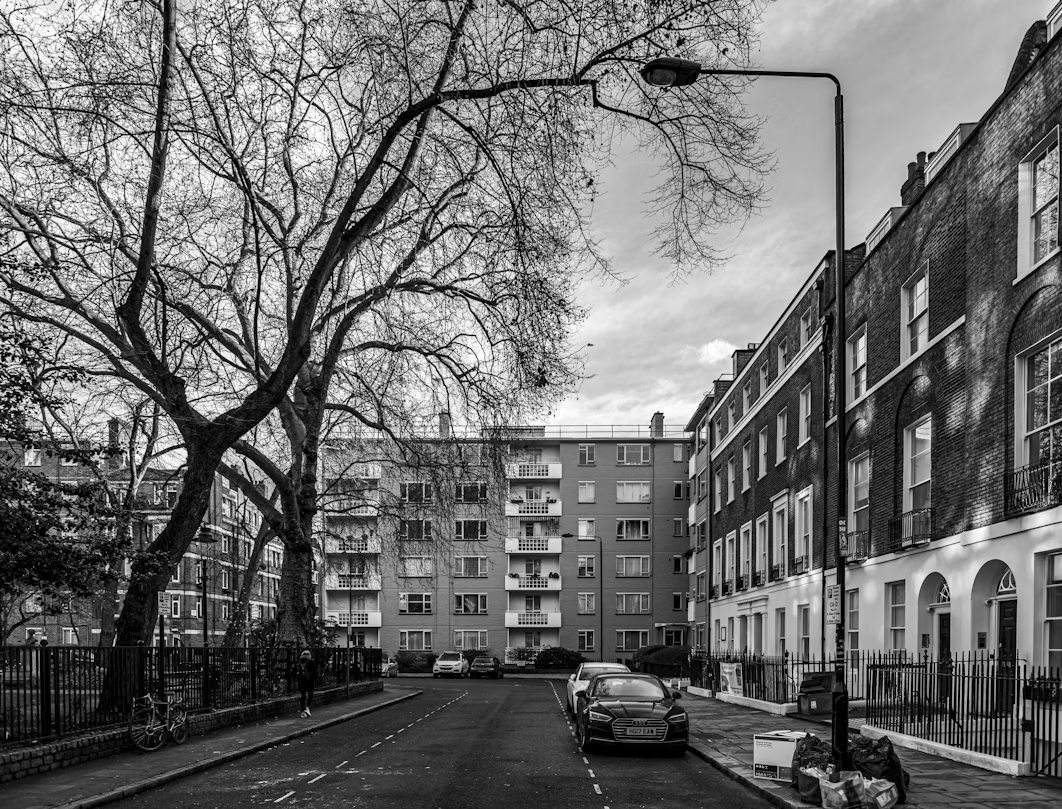
#> input picture code3_D/chap4/grayscale_image.jpg, 1062 x 809 px
$ python task4.py
#> lines starting #> are read from the running program, lines starting #| are printed output that depends on the picture
import cv2
import numpy as np
import matplotlib.pyplot as plt
from matplotlib.colors import LogNorm

def main():
    # Load a grayscale image
    image_path = 'grayscale_image.jpg'
    original_img = cv2.imread(image_path, cv2.IMREAD_GRAYSCALE)
#> original_img is the input picture: shape (809, 1062); min 0, max 255, mean 108.4

    if original_img is None:
        print("Creating a sample image for demonstration...")
        original_img = create_sample_image()
    else:
        print(f"Successfully loaded image with shape: {original_img.shape}")
#| Successfully loaded image with shape: (809, 1062)

    # Resize if image is too large for better visualization
    if max(original_img.shape) > 512:
        original_img = cv2.resize(original_img, (512, 512))
#> original_img: shape (512, 512)

    # Task 1: Fourier Transform and Spectrum Visualization
    print("\n=== TASK 1: Fourier Transform and Spectrum Visualization ===")
    fft_shift, magnitude_spectrum = perform_fourier_transform(original_img)

    # Task 2: Low-Pass Filtering
    print("\n=== TASK 2: Low-Pass Filtering in Frequency Domain ===")
    perform_low_pass_filtering(original_img, fft_shift)

    # Task 3: High-Pass Filtering
    print("\n=== TASK 3: High-Pass Filtering in Frequency Domain ===")
    perform_high_pass_filtering(original_img, fft_shift)

    # Task 4: Notch Filtering
    print("\n=== TASK 4: Notch Filtering for Periodic Noise Removal ===")
    perform_notch_filtering(original_img)

def create_sample_image():
    """Create a sample image with clear features for frequency domain analysis"""
    size = 512
    img = np.zeros((size, size), dtype=np.uint8)

    # Add a rectangle (low frequency component)
    cv2.rectangle(img, (150, 150), (350, 350), 200, -1)

    # Add some text (high frequency components)
    font = cv2.FONT_HERSHEY_SIMPLEX
    cv2.putText(img, 'IP', (200, 256), font, 2, 100, 3, cv2.LINE_AA)

    # Add a gradient (varying frequencies)
    for i in range(size):
        img[i, :] = np.clip(img[i, :] + (i * 50 // size), 0, 255)

    return img

def perform_fourier_transform(img):
    """Compute and display the 2D Fourier Transform"""
    # Convert image to float32 for FFT
    f = np.float32(img)

    # Compute the 2D Fourier Transform
    fft = np.fft.fft2(f)

    # Shift the zero frequency component to the center
    fft_shift = np.fft.fftshift(fft)

    # Compute magnitude spectrum
    magnitude_spectrum = np.abs(fft_shift)

    # Apply logarithmic scaling for better visualization
    log_spectrum = np.log(1 + magnitude_spectrum)

    # Display results
    plt.figure(figsize=(15, 6))
    plt.suptitle('Fourier Transform and Frequency Spectrum', fontsize=16, fontweight='bold')

    plt.subplot(1, 2, 1)
    plt.imshow(img, cmap='gray')
    plt.title('Original Image')
    plt.axis('off')

    plt.subplot(1, 2, 2)
    plt.imshow(log_spectrum, cmap='viridis')
    plt.title('Magnitude Spectrum (Log Scale)')
    plt.colorbar()
    plt.axis('off')

    plt.tight_layout()
    plt.show()

    # Frequency component explanation
    print("Frequency Components Significance:")
    print("- Low frequencies (center of spectrum): Represent smooth areas, overall shape, and gradual intensity changes")
    print("- High frequencies (edges of spectrum): Represent fine details, edges, noise, and rapid intensity changes")
    print("- Bright spots in spectrum: Correspond to dominant spatial frequencies in the image")
    print("- The orientation of features in spectrum corresponds to the orientation of edges in the spatial domain")

    return fft_shift, magnitude_spectrum

def create_ideal_lowpass_filter(shape, cutoff):
    """Create an ideal low-pass filter"""
    rows, cols = shape
    crow, ccol = rows // 2, cols // 2  # center coordinates

    # Create a mask with 1's within cutoff radius and 0's elsewhere
    mask = np.zeros((rows, cols), np.float32)
    y, x = np.ogrid[:rows, :cols]

    # Calculate distance from center
    distance = np.sqrt((x - ccol)**2 + (y - crow)**2)

    # Apply cutoff
    mask[distance <= cutoff] = 1

    return mask

def perform_low_pass_filtering(img, fft_shift):
    """Apply ideal low-pass filtering"""
    rows, cols = img.shape
#> rows = 512; cols = 512
    crow, ccol = rows // 2, cols // 2
#> crow = 256; ccol = 256

    # Create low-pass filters with different cutoffs
    cutoff_small = 30
    cutoff_large = 70

    mask_small = create_ideal_lowpass_filter((rows, cols), cutoff_small)
    mask_large = create_ideal_lowpass_filter((rows, cols), cutoff_large)

    # Apply filters
    fft_filtered_small = fft_shift * mask_small
    fft_filtered_large = fft_shift * mask_large

    # Inverse FFT
    img_filtered_small = np.fft.ifft2(np.fft.ifftshift(fft_filtered_small)).real
    img_filtered_large = np.fft.ifft2(np.fft.ifftshift(fft_filtered_large)).real

    # Display results
    plt.figure(figsize=(18, 12))
    plt.suptitle('Ideal Low-Pass Filtering', fontsize=16, fontweight='bold')

    # Original image and spectrum
    plt.subplot(3, 3, 1)
    plt.imshow(img, cmap='gray')
    plt.title('Original Image')
    plt.axis('off')

    magnitude_spectrum = np.abs(fft_shift)
    log_spectrum = np.log(1 + magnitude_spectrum)

    plt.subplot(3, 3, 2)
    plt.imshow(log_spectrum, cmap='viridis')
    plt.title('Original Spectrum')
    plt.axis('off')

    # Small cutoff filter
    plt.subplot(3, 3, 4)
    plt.imshow(mask_small, cmap='gray')
    plt.title(f'ILPF Mask (Cutoff={cutoff_small})')
    plt.axis('off')

    plt.subplot(3, 3, 5)
    filtered_spectrum_small = np.log(1 + np.abs(fft_filtered_small))
    plt.imshow(filtered_spectrum_small, cmap='viridis')
    plt.title('Filtered Spectrum')
    plt.axis('off')

    plt.subplot(3, 3, 6)
    plt.imshow(img_filtered_small, cmap='gray')
    plt.title('Filtered Image')
    plt.axis('off')

    # Large cutoff filter
    plt.subplot(3, 3, 7)
    plt.imshow(mask_large, cmap='gray')
    plt.title(f'ILPF Mask (Cutoff={cutoff_large})')
    plt.axis('off')

    plt.subplot(3, 3, 8)
    filtered_spectrum_large = np.log(1 + np.abs(fft_filtered_large))
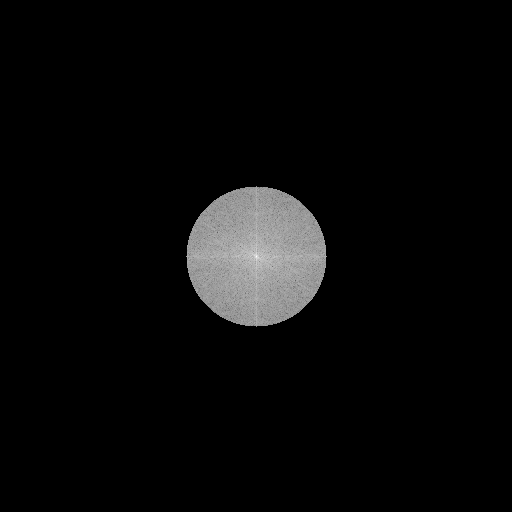
#> filtered_spectrum_large: shape (512, 512) float64; min 0, max 17.16, mean 0.628; drawn with min black and max white
    plt.imshow(filtered_spectrum_large, cmap='viridis')
    plt.title('Filtered Spectrum')
    plt.axis('off')

    plt.subplot(3, 3, 9)
    plt.imshow(img_filtered_large, cmap='gray')
    plt.title('Filtered Image')
    plt.axis('off')

    plt.tight_layout()
    plt.show()

    print("Low-Pass Filtering Effects:")
    print("- Attenuates high-frequency components while preserving low frequencies")
    print("- Results in image blurring/smoothing")
    print("- Smaller cutoff radius = more aggressive filtering = more blurring")
    print("- Removes noise and fine details but also blurs edges")
    print("- Ideal filters create ringing artifacts (Gibbs phenomenon) due to sharp cutoff")

def create_ideal_highpass_filter(shape, cutoff):
    """Create an ideal high-pass filter"""
    # High-pass filter is 1 - low-pass filter
    lowpass = create_ideal_lowpass_filter(shape, cutoff)
    highpass = 1 - lowpass
    return highpass

def perform_high_pass_filtering(img, fft_shift):
    """Apply ideal high-pass filtering"""
    rows, cols = img.shape
#> rows = 512; cols = 512

    # Create high-pass filters with different cutoffs
    cutoff_small = 10
    cutoff_large = 30

    mask_small = create_ideal_highpass_filter((rows, cols), cutoff_small)
    mask_large = create_ideal_highpass_filter((rows, cols), cutoff_large)

    # Apply filters
    fft_filtered_small = fft_shift * mask_small
    fft_filtered_large = fft_shift * mask_large

    # Inverse FFT
    img_filtered_small = np.fft.ifft2(np.fft.ifftshift(fft_filtered_small)).real
    img_filtered_large = np.fft.ifft2(np.fft.ifftshift(fft_filtered_large)).real

    # Display results
    plt.figure(figsize=(18, 12))
    plt.suptitle('Ideal High-Pass Filtering', fontsize=16, fontweight='bold')

    # Original image and spectrum
    plt.subplot(3, 3, 1)
    plt.imshow(img, cmap='gray')
    plt.title('Original Image')
    plt.axis('off')

    magnitude_spectrum = np.abs(fft_shift)
    log_spectrum = np.log(1 + magnitude_spectrum)

    plt.subplot(3, 3, 2)
    plt.imshow(log_spectrum, cmap='viridis')
    plt.title('Original Spectrum')
    plt.axis('off')

    # Small cutoff filter
    plt.subplot(3, 3, 4)
    plt.imshow(mask_small, cmap='gray')
    plt.title(f'IHPF Mask (Cutoff={cutoff_small})')
    plt.axis('off')

    plt.subplot(3, 3, 5)
    filtered_spectrum_small = np.log(1 + np.abs(fft_filtered_small))
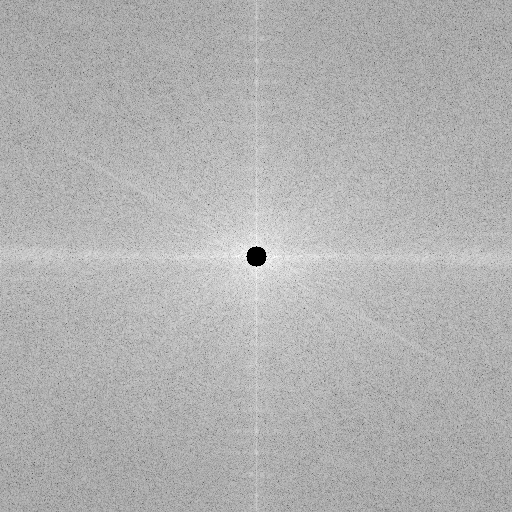
#> filtered_spectrum_small: shape (512, 512) float64; min 0, max 13.34, mean 9.32; drawn with min black and max white
    plt.imshow(filtered_spectrum_small, cmap='viridis')
    plt.title('Filtered Spectrum')
    plt.axis('off')

    plt.subplot(3, 3, 6)
    plt.imshow(img_filtered_small, cmap='gray')
    plt.title('Filtered Image')
    plt.axis('off')

    # Large cutoff filter
    plt.subplot(3, 3, 7)
    plt.imshow(mask_large, cmap='gray')
    plt.title(f'IHPF Mask (Cutoff={cutoff_large})')
    plt.axis('off')

    plt.subplot(3, 3, 8)
    filtered_spectrum_large = np.log(1 + np.abs(fft_filtered_large))
    plt.imshow(filtered_spectrum_large, cmap='viridis')
    plt.title('Filtered Spectrum')
    plt.axis('off')

    plt.subplot(3, 3, 9)
    plt.imshow(img_filtered_large, cmap='gray')
    plt.title('Filtered Image')
    plt.axis('off')

    plt.tight_layout()
    plt.show()

    print("High-Pass Filtering Effects:")
    print("- Attenuates low-frequency components while preserving high frequencies")
    print("- Enhances edges and fine details")
    print("- Smaller cutoff radius = more aggressive filtering = stronger edge enhancement")
    print("- Removes overall intensity information (DC component) resulting in dark images")
    print("- Useful for edge detection, sharpening, and feature extraction")

def add_periodic_noise(img):
    """Add synthetic periodic noise to the image"""
    rows, cols = img.shape
#> rows = 512; cols = 512
    noisy_img = img.copy().astype(np.float32)

    # Create sinusoidal noise patterns
    x, y = np.meshgrid(np.arange(cols), np.arange(rows))

    # Add multiple frequency components
    noise1 = 50 * np.sin(2 * np.pi * x / 30 + 2 * np.pi * y / 40)
    noise2 = 30 * np.cos(2 * np.pi * x / 20 + 2 * np.pi * y / 25)
    noise3 = 20 * np.sin(2 * np.pi * x / 15)

    # Combine noise patterns
    total_noise = noise1 + noise2 + noise3

    # Add noise to image
    noisy_img += total_noise

    # Clip to valid range and convert back to uint8
    noisy_img = np.clip(noisy_img, 0, 255).astype(np.uint8)

    return noisy_img, total_noise

def create_notch_filter(shape, frequencies, bandwidth=5):
    """Create a notch filter to remove specific frequency components"""
    rows, cols = shape
    crow, ccol = rows // 2, cols // 2
    mask = np.ones((rows, cols), np.float32)

    for freq in frequencies:
        u, v = freq
        # Create a mask that blocks frequencies around (u, v) and (-u, -v)
        y, x = np.ogrid[:rows, :cols]

        # Distance from the frequency point and its symmetric counterpart
        dist1 = np.sqrt((x - (ccol + u))**2 + (y - (crow + v))**2)
        dist2 = np.sqrt((x - (ccol - u))**2 + (y - (crow - v))**2)

        # Apply notch (set to 0 within bandwidth)
        mask[(dist1 <= bandwidth) | (dist2 <= bandwidth)] = 0

    return mask

def perform_notch_filtering(img):
    """Perform notch filtering to remove periodic noise"""
    # Add periodic noise
    noisy_img, noise_pattern = add_periodic_noise(img)
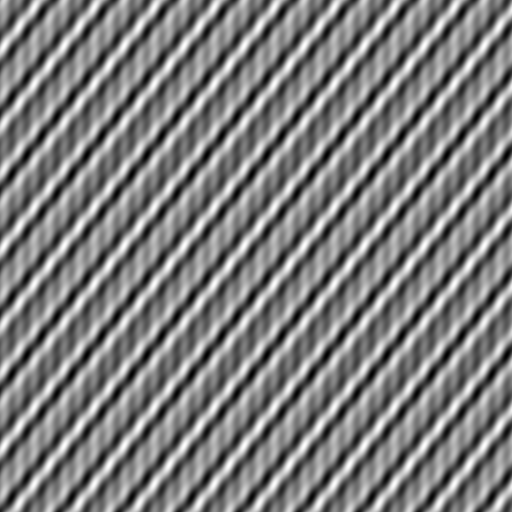
#> noise_pattern: shape (512, 512) float64; min -99.82, max 99.82, mean 0; drawn with min black and max white

    # Compute FFT of noisy image
    f = np.float32(noisy_img)
    fft_noisy = np.fft.fft2(f)
    fft_shift_noisy = np.fft.fftshift(fft_noisy)
    magnitude_spectrum_noisy = np.log(1 + np.abs(fft_shift_noisy))

    # Identify noise frequencies (these would typically be identified from the spectrum)
    # For this example, we'll use known frequencies from our noise pattern
    noise_frequencies = [(50, 40), (40, 30), (30, 0)]  # Approximate frequencies

    # Create notch filter
    notch_mask = create_notch_filter(img.shape, noise_frequencies, bandwidth=10)

    # Apply notch filter
    fft_filtered = fft_shift_noisy * notch_mask

    # Inverse FFT
    img_filtered = np.fft.ifft2(np.fft.ifftshift(fft_filtered)).real
    img_filtered = np.clip(img_filtered, 0, 255).astype(np.uint8)
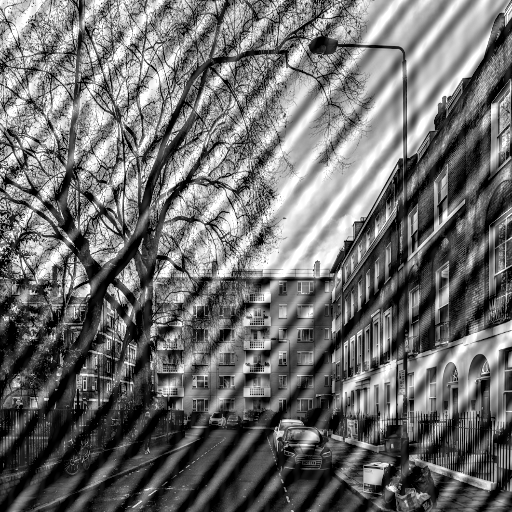
#> img_filtered: shape (512, 512); min 0, max 255, mean 109.5

    # Display results
    plt.figure(figsize=(18, 12))
    plt.suptitle('Notch Filtering for Periodic Noise Removal', fontsize=16, fontweight='bold')

    # Original and noisy images
    plt.subplot(3, 3, 1)
    plt.imshow(img, cmap='gray')
    plt.title('Original Image')
    plt.axis('off')

    plt.subplot(3, 3, 2)
    plt.imshow(noisy_img, cmap='gray')
    plt.title('Image with Periodic Noise')
    plt.axis('off')

    plt.subplot(3, 3, 3)
    plt.imshow(noise_pattern, cmap='viridis')
    plt.title('Noise Pattern')
    plt.axis('off')

    # Spectra
    fft_shift_original = np.fft.fftshift(np.fft.fft2(np.float32(img)))
    magnitude_spectrum_original = np.log(1 + np.abs(fft_shift_original))

    plt.subplot(3, 3, 4)
    plt.imshow(magnitude_spectrum_original, cmap='viridis')
    plt.title('Original Spectrum')
    plt.axis('off')

    plt.subplot(3, 3, 5)
    plt.imshow(magnitude_spectrum_noisy, cmap='viridis')
    plt.title('Noisy Spectrum')
    plt.axis('off')

    # Filter and filtered spectrum
    plt.subplot(3, 3, 6)
    plt.imshow(notch_mask, cmap='gray')
    plt.title('Notch Filter Mask')
    plt.axis('off')

    magnitude_spectrum_filtered = np.log(1 + np.abs(fft_filtered))
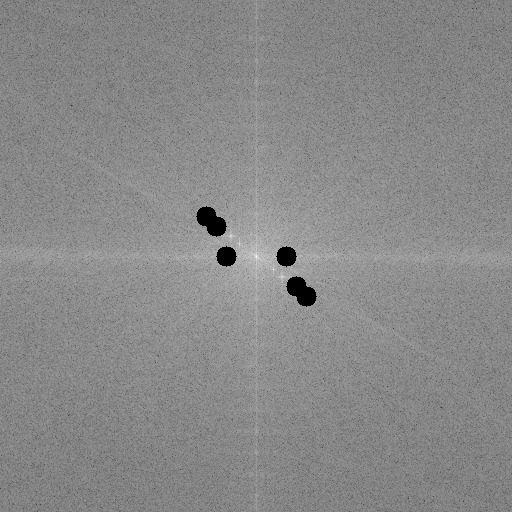
#> magnitude_spectrum_filtered: shape (512, 512) float64; min 0, max 17.17, mean 9.22; drawn with min black and max white
    plt.subplot(3, 3, 7)
    plt.imshow(magnitude_spectrum_filtered, cmap='viridis')
    plt.title('Filtered Spectrum')
    plt.axis('off')

    # Filtered image
    plt.subplot(3, 3, 8)
    plt.imshow(img_filtered, cmap='gray')
    plt.title('Filtered Image (Noise Removed)')
    plt.axis('off')

    # Difference
    plt.subplot(3, 3, 9)
    difference = cv2.absdiff(img, img_filtered)
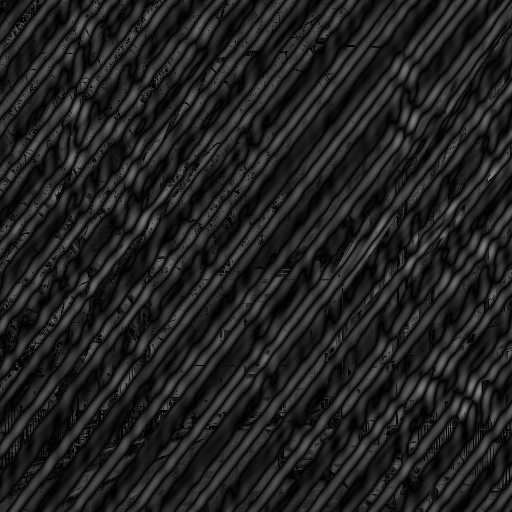
#> difference: shape (512, 512); min 0, max 133, mean 32.7
    plt.imshow(difference, cmap='viridis')
    plt.title('Difference (Original vs Filtered)')
    plt.axis('off')

    plt.tight_layout()
    plt.show()
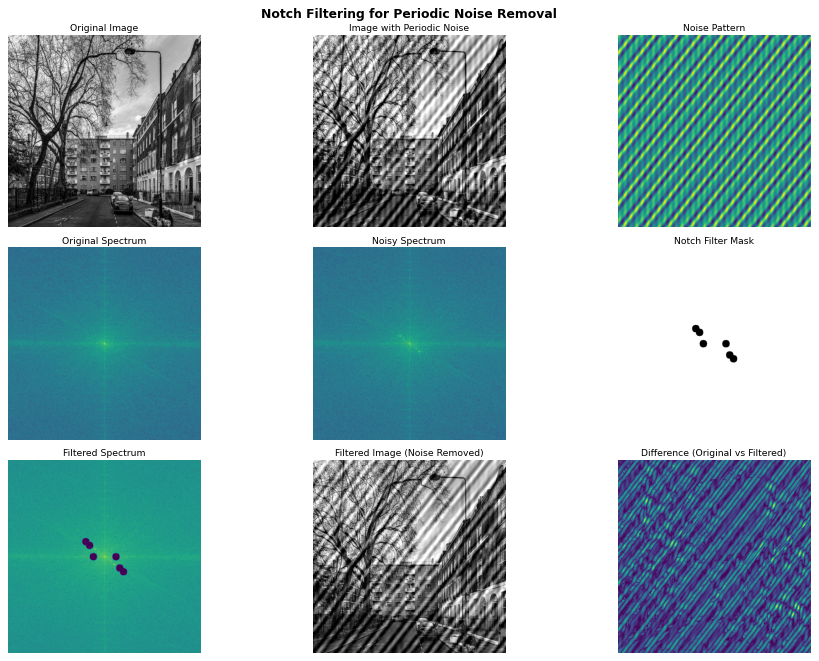
#> figure drawn by matplotlib, 9 panels

    print("Notch Filtering Effects:")
    print("- Selectively removes specific frequency components while preserving others")
    print("- Effective for removing periodic noise patterns (stripes, waves, etc.)")
    print("- Works by creating 'notches' in the frequency domain at noise frequencies")
    print("- Requires identification of noise frequencies from the spectrum")
    print("- Applications: Removing scanning artifacts, moiré patterns, and other periodic noise")

if __name__ == "__main__":
    main()
